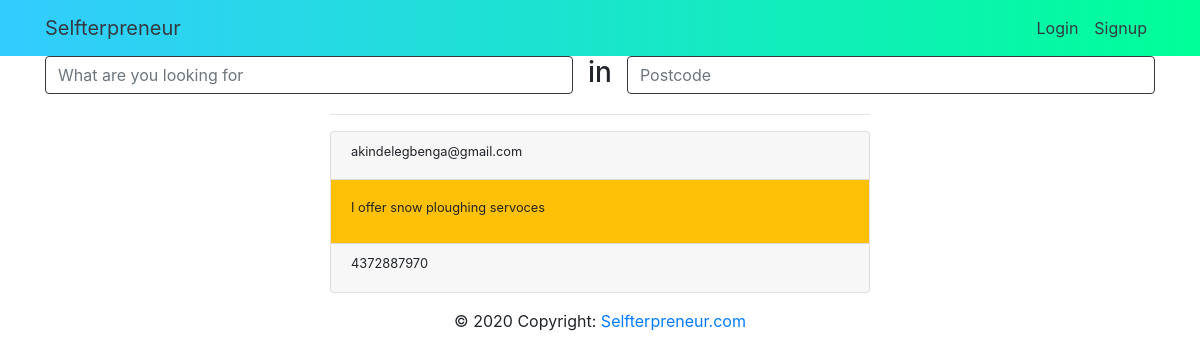
Page /home on the earlier database version.
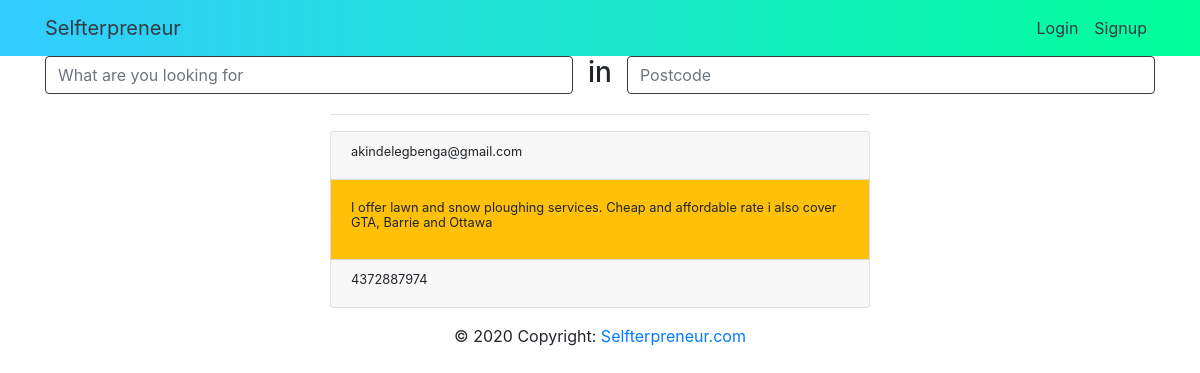
Same page on the later database version.
### app/auth/models.py (models this page shows, shortened)
class Personal_Info(db.Model):
    __tablename__ = 'personal_info'
    id = db.Column(db.Integer, primary_key=True)
    user_name = db.Column(db.String(100), nullable=False)
    user_email = db.Column(db.String(100), nullable=False)
    user_mobile_phone = db.Column(db.String(100))
    user_work_phone = db.Column(db.String(100))
    user_postcode= db.Column(db.String(100), nullable=False)
    user_city=db.Column(db.String(100))
    user_country =  db.Column(db.String(100))
    user_bio = db.Column(db.String(1000))
    user_url = db.Column(db.String(1000))
    user_twitter=db.Column(db.String(1000))
    user_facebook = db.Column(db.String(1000))
    user_id = db.Column(db.Integer, db.ForeignKey('users.id'), nullable = False)

### app/auth/routes.py (the view)
@auth.route('/home', methods = ["GET","POST"])
def home():
    users = Personal_Info.query.all()
    form = SearchForm()
    return render_template('index.html', title='home_page', form = form, users= users)

### app/auth/forms.py
class SearchForm(FlaskForm):
    what = StringField("what")
    where = StringField("Where", validators=[DataRequired()])

### app/auth/templates/index.html (shortened to what this page needs)
{% extends 'layout.html' %}
{% block page_body %}
<div class="container">
    <form method="POST" action="">
        <div class="row justify-content-center">
            <div class="col">
                {{ form.what (placeholder ='What are you looking for',class ='form-control justify-right border border-dark')}}
            </div>
            <h3>in </h3>
            <div class="col">
                {{ form.where(placeholder ='Postcode',class ='form-control justify-right border border-dark')}}
            </div>
        </div>
    </form>
    <div class="row">
        <div class="col-xs-12 col-sm-3 col-md-3 col-lg-3">
        </div>
        <div class="col-xs-12 col-sm-6 col-md-6 col-lg-6 ">
            {% for user in users  %}
            <hr>
            <div class="card">
                <div class="card-header">
                    <h2 class="small">{{ user.user_email }}</h2>
                </div>
                <div class="card-body h-25 d-inline-block bg-warning">
                    <h2 class="small">{{ user.user_bio }}</h2>
                </div>
                <div class="card-footer">
                    <h2 class="small">{{ user.user_work_phone }}</h2>
                </div>
            </div>
            {% endfor %}
        </div>
        <div class="col-xs-12 col-sm-3 col-md-3 col-lg-3">
        </div>
    </div>
</div>
{% endblock page_body %}

Differences in the rows shown:
changed Personal_Info "akindelegbenga@gmail.com": user_bio "I offer snow ploughing servoces" → "I offer lawn and snow ploughing services. Cheap and affordable rate i also cover GTA, Barrie and Ottawa"; user_work_phone "4372887970" → "4372887974"
